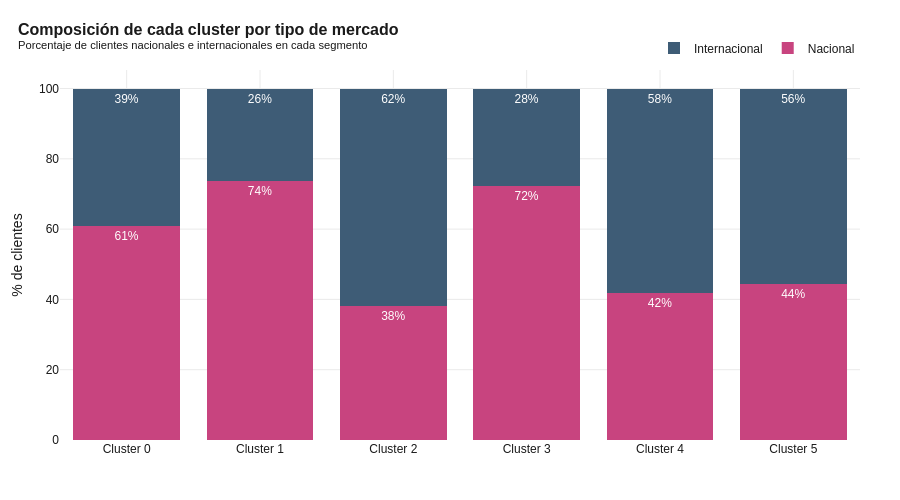

The notebook cell this image was saved under:
### Markdown cell above
## 5. Caracterización descriptiva con variables externas

Esta sección caracteriza cada cluster mediante variables que NO se utilizaron en el clustering: el tipo de mercado (nacional o internacional), el perfil MOSAIC del código postal, y la renta media del CP. La inclusión de estas variables tiene un objetivo metodológico relevante: validar empíricamente si los clusters comportamentales obtenidos coinciden con perfiles sociodemográficos identificables, o si por el contrario los segmentos atraviesan transversalmente las características externas.

El hallazgo del Capítulo 4 según el cual la correlación entre la renta media del CP y la facturación del cliente era estadísticamente nula (r = +0,0043 con p-valor = 0,8566) sugería que la segmentación basada en variables conductuales no debería alinearse fuertemente con los perfiles sociodemográficos, pero esta hipótesis se verifica aquí con datos. La caracterización descriptiva, además de aportar información útil para las acciones comerciales (un cluster predominantemente internacional requiere estrategias distintas a uno predominantemente nacional), permite al lector del TFG comprender visualmente el grado de independencia entre las dimensiones conductual y sociodemográfica de la cartera.

### Code cell
# Composición por tipo de mercado (nacional vs internacional)
print("COMPOSICIÓN POR MERCADO (Nacional / Internacional) POR CLUSTER")
print("=" * 90)

comp_mercado = pd.crosstab(df["cluster"], df["tipo_mercado"], normalize="index") * 100
comp_mercado = comp_mercado.round(1)
print(comp_mercado.to_string())

# Visualización: barras apiladas
fig = go.Figure()
mercados = ["NACIONAL", "INTERNACIONAL"]
colores_mercado = [COLOR_NACIONAL, COLOR_INTERNACIONAL]
for m, col in zip(mercados, colores_mercado):
    if m in comp_mercado.columns:
        fig.add_trace(go.Bar(
            x=[f"Cluster {c}" for c in comp_mercado.index],
            y=comp_mercado[m],
            name=m.capitalize(),
            marker_color=col,
            text=[f"{v:.0f}%" for v in comp_mercado[m]],
            textposition="inside",
        ))
fig.update_layout(
    title=dict(text="<b>Composición de cada cluster por tipo de mercado</b><br><sup>Porcentaje de clientes nacionales e internacionales en cada segmento</sup>"),
    xaxis_title="", yaxis_title="% de clientes",
    barmode="stack", height=500,
    legend=dict(orientation="h", yanchor="bottom", y=1.02, xanchor="right", x=1),
)
guardar_y_mostrar(fig, "04_composicion_mercado")

### Figure 1 — Plotly figure (JSON) as saved in the notebook; plotly's stock layout.template omitted (floating-point values rounded to 4 significant figures)
{"data": [{"marker": {"color": "#C8447F"}, "name": "Nacional", "text": ["61%", "74%", "38%", "72%", "42%", "44%"], "textposition": "inside", "type": "bar", "x": ["Cluster 0", "Cluster 1", "Cluster 2", "Cluster 3", "Cluster 4", "Cluster 5"], "y": [60.8, 73.6, 38.2, 72.3, 41.8, 44.4]}, {"marker": {"color": "#3E5C76"}, "name": "Internacional", "text": ["39%", "26%", "62%", "28%", "58%", "56%"], "textposition": "inside", "type": "bar", "x": ["Cluster 0", "Cluster 1", "Cluster 2", "Cluster 3", "Cluster 4", "Cluster 5"], "y": [39.2, 26.4, 61.8, 27.7, 58.2, 55.6]}], "layout": {"barmode": "stack", "height": 500, "legend": {"orientation": "h", "x": 1, "xanchor": "right", "y": 1.02, "yanchor": "bottom"}, "title": {"text": "<b>Composición de cada cluster por tipo de mercado</b><br><sup>Porcentaje de clientes nacionales e internacionales en cada segmento</sup>"}, "xaxis": {"title": {"text": ""}}, "yaxis": {"title": {"text": "% de clientes"}}}}
